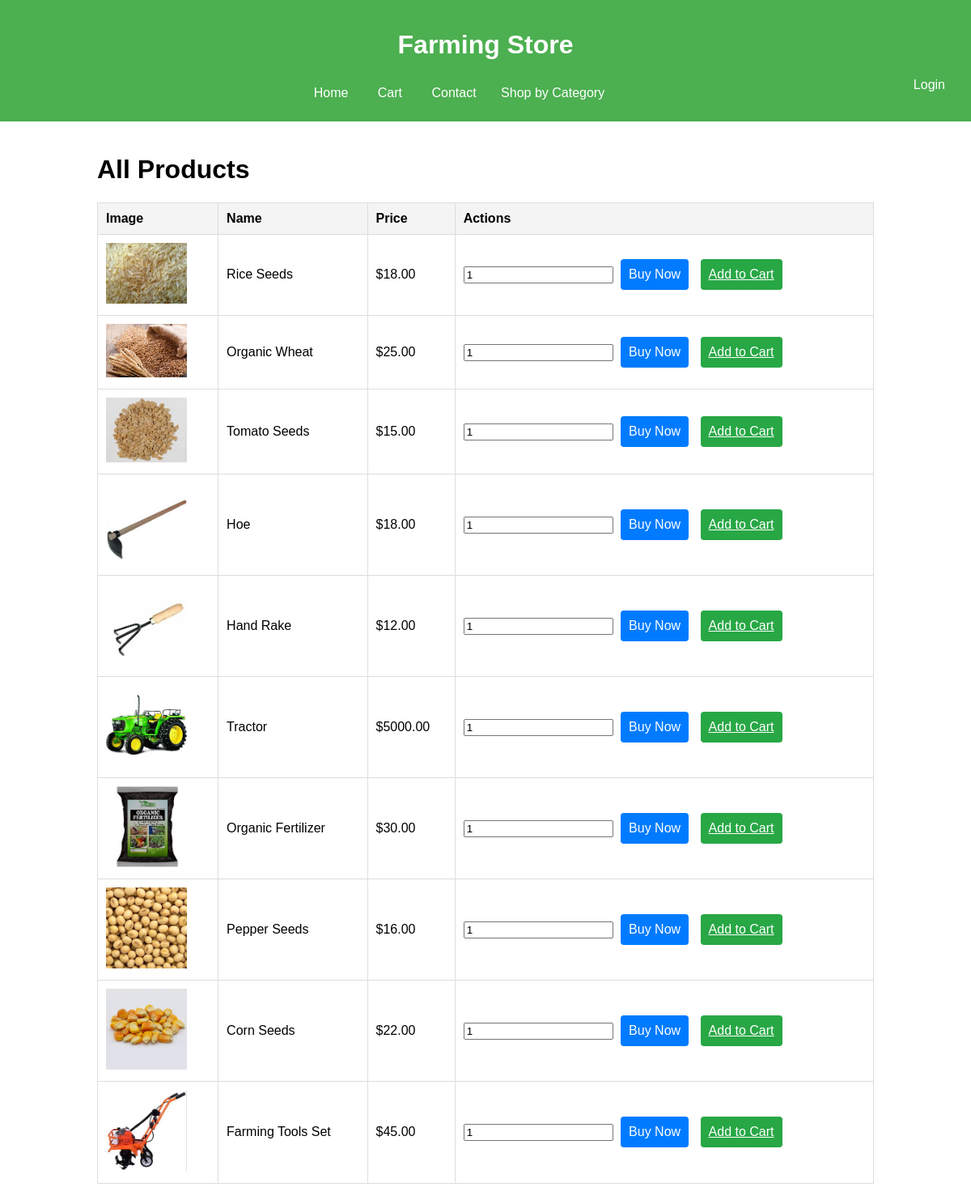
The app's page /farming-store.php with its own data.
### tables this page shows
CREATE TABLE `products` (
  `id` int(11) NOT NULL,
  `name` varchar(255) NOT NULL,
  `price` decimal(10,2) NOT NULL,
  `category_id` int(11) NOT NULL,
  `image` varchar(255) NOT NULL,
  `quantity_available` int(11) NOT NULL
);

### farming-store.php (the view, shortened to what this page needs)
<?php
$servername = "localhost";
$username = "root";
$password = "";
$dbname = "farming_info_db";
$conn = new mysqli($servername, $username, $password, $dbname);
function fetchProducts($conn) {
    $stmt = $conn->prepare("SELECT p.name, p.price, p.image, c.category_name FROM products p JOIN categories c ON p.category_id = c.id");
    $stmt->execute();
    $result = $stmt->get_result();
    return $result->fetch_all(MYSQLI_ASSOC);
}
$products = fetchProducts($conn);
?>
<!DOCTYPE html>
<html lang="en">
<head>
</head>
<body>
    <header>
        <h1>Farming Store</h1>
        <nav>
            <a href="farminghome.php">Home</a>
            <a href="cart.php#cart">Cart</a>
            <a href="contact.php#contact">Contact</a>
            <div class="dropdown">
                <button class="dropbtn">Shop by Category</button>
            </div>
            <div class="profile">
                <?php if (isset($_SESSION['username'])): ?>
                    <span>Welcome, <?php echo htmlspecialchars($_SESSION['username']); ?></span>
                    <a href="logout.php">Logout</a>
                <?php else: ?>
                    <a href="login.php">Login</a>
                <?php endif; ?>
            </div>
        </nav>
    </header>
    <div class="container">
        <h1>All Products</h1>
        <table>
            <tr>
                <th>Image</th>
                <th>Name</th>
                <th>Price</th>
                <th>Actions</th>
            </tr>
            <?php foreach ($products as $product): ?>
                <tr>
                    <td><img src="<?php echo htmlspecialchars($product['image']); ?>" alt="<?php echo htmlspecialchars($product['name']); ?>"></td>
                    <td><?php echo htmlspecialchars($product['name']); ?></td>
                    <td>$<?php echo htmlspecialchars($product['price']); ?></td>
                    <td>
                        <form action="buy-now.php" method="get" style="display:inline;">
                            <input type="number" name="quantity" min="1" value="1" required>
                            <button type="submit" class="btn buy-now">Buy Now</button>
                        </form>
                        <a href="?action=add&name=<?php echo urlencode($product['name']); ?>&price=<?php echo urlencode($product['price']); ?>&image=<?php echo urlencode($product['image']); ?>" class="btn add-to-cart">Add to Cart</a>
                    </td>
                </tr>
            <?php endforeach; ?>
        </table>
    </div>
</body>
</html>

### farming-store.php (style rules this page uses)
body { font-family: Arial, sans-serif; margin: 0; padding: 0; }
header { background-color: #4CAF50; color: white; padding: 1em; text-align: center; }
nav a { color: white; margin: 0 1em; text-decoration: none; }
.dropdown { display: inline-block; }
.dropbtn { background-color: #4CAF50; color: white; padding: 10px; font-size: 16px; border: none; cursor: pointer; }
.profile { float: right; }
.container { width: 80%; margin: 0 auto; padding: 20px; }
table { width: 100%; border-collapse: collapse; }
table, th, td { border: 1px solid #ddd; }
th, td { padding: 10px; text-align: left; }
th { background-color: #f4f4f4; }
img { width: 100px; height: auto; }
.btn { padding: 10px; border: none; border-radius: 4px; cursor: pointer; font-size: 16px; text-align: center; display: inline-block; margin: 5px; }
.add-to-cart { background-color: #28a745; color: white; }
.buy-now { background-color: #007bff; color: white; }

### records on screen
products: image (picture), name "Rice Seeds", price "18.00"
products: image (picture), name "Organic Wheat", price "25.00"
products: image (picture), name "Tomato Seeds", price "15.00"
products: image (picture), name "Hoe", price "18.00"
products: image (picture), name "Hand Rake", price "12.00"
products: image (picture), name "Tractor", price "5000.00"
products: image (picture), name "Organic Fertilizer", price "30.00"
products: image (picture), name "Pepper Seeds", price "16.00"
products: image (picture), name "Corn Seeds", price "22.00"
products: image (picture), name "Farming Tools Set", price "45.00"
